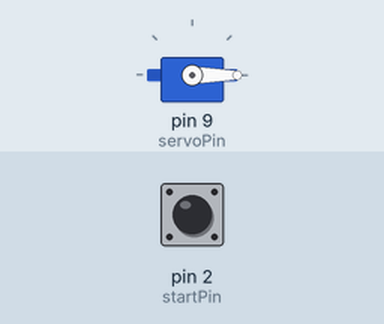
Simulated run of this sketch. Board: Arduino Uno, built with avr-gcc and run on an emulated ATmega328P. Parts: servo. The test bench sets the inputs (shaded band); at power-on: pin 2 (startPin) LOW.

Above: at 1.2 s.
1.3 s: pin 2 (startPin) pulled HIGH for 0.15 s
At 1.37 s:
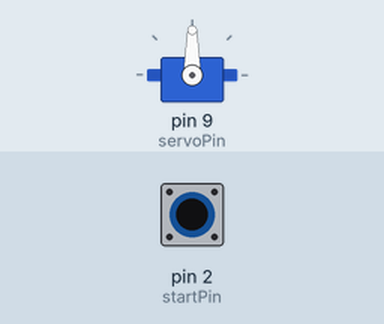
2.9 s: pin 2 (startPin) pulled HIGH for 3.2 s
At 6.8 s:
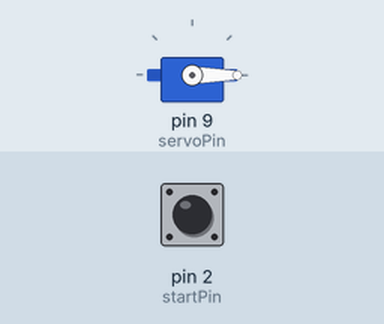
Timing chart, 0 to 8.3 s (numbered marks = the images above; inputs shaded):
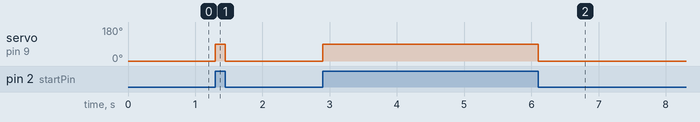

The sketch:

arduino.ino
```cpp
#include <Servo.h>

Servo servo;

const int startPin = 2;   // Pi → Arduino
const int servoPin = 9;

void setup() {
  pinMode(startPin, INPUT);
  servo.attach(servoPin);
  servo.write(0);         // rustpositie
}

void loop() {
  if (digitalRead(startPin) == HIGH) {
    servo.write(90);      // beweeg
  } else {
    servo.write(0);       // terug
  }
}
```

Measured:
- after the input at 1.3 s, servo on pin 9 (servoPin): 0° → 90° at once, → 0° 0.15 s later
- after the input at 2.9 s, servo on pin 9 (servoPin): 0° → 90° at once, → 0° 3.2 s later
